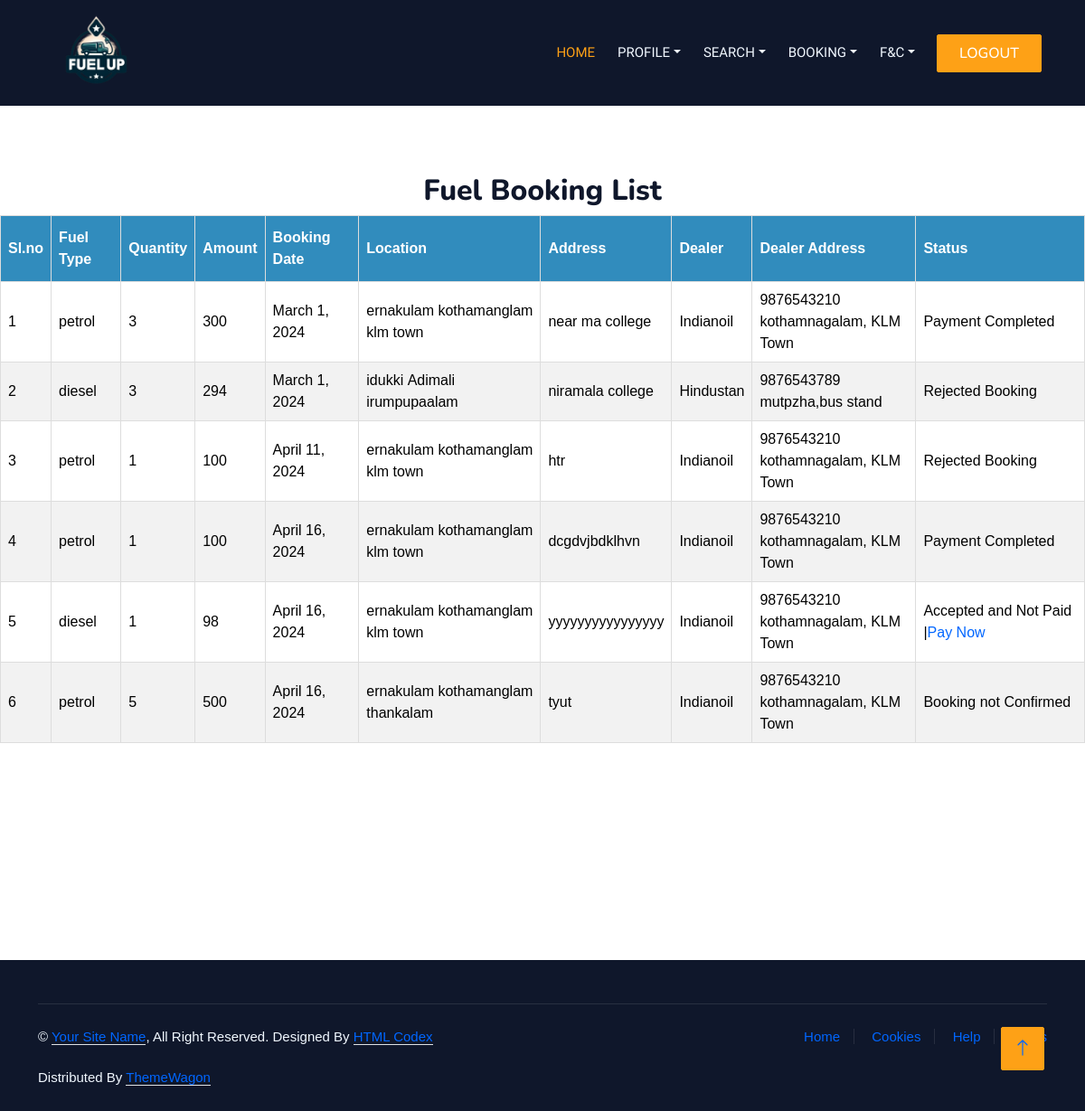
Screenshot of /User/MyFuelbooking/ (signed in) with the database file from the repository.
### User/models.py (models this page shows)
class tbl_fuelbooking(models.Model):
    fbooking_date=models.DateField(auto_now_add=True)
    fbooking_status=models.CharField(default=0,max_length=5)
    fbooking_amount=models.IntegerField(max_length=50,default=0)
    fueltype=models.ForeignKey(tbl_fueltype,on_delete=models.CASCADE)
    location=models.ForeignKey(tbl_location,on_delete=models.CASCADE)
    fbooking_address=models.CharField(max_length=100)
    user=models.ForeignKey(tbl_user,on_delete=models.CASCADE)
    dealer=models.ForeignKey(tbl_dealer,on_delete=models.CASCADE)
    payment_status=models.CharField(default=0,max_length=10)
    fbooking_qty=models.IntegerField(max_length=50,default=0)

### Admin/models.py (models this page shows)
class tbl_fueltype(models.Model):
    fueltype_name=models.CharField(max_length=20)

class tbl_location(models.Model):
    location_name=models.CharField(max_length=20)
    place=models.ForeignKey(tbl_place,on_delete=models.CASCADE)

class tbl_place(models.Model):
    place_name=models.CharField(max_length=20)
    district=models.ForeignKey(tbl_district,on_delete=models.CASCADE)

class tbl_district(models.Model):
    district_name=models.CharField(max_length=20)

### Guest/models.py (models this page shows)
class tbl_dealer(models.Model):
    dealer_name=models.CharField(max_length=20)
    dealer_email=models.CharField(max_length=30)
    dealer_contact=models.CharField(max_length=15)
    dealer_address=models.CharField(max_length=50)
    dealer_password=models.CharField(max_length=20)
    dealer_photo=models.FileField(upload_to='DealerDoc/')
    dealer_proof=models.FileField(upload_to='DealerDoc/')
    place=models.ForeignKey(tbl_place,on_delete=models.CASCADE)
    dealer_vstatus=models.CharField(max_length=5,default=0)

### User/views.py (the view)
# urls.py: path('MyFuelbooking/',views.MyFuelbooking,name="MyFuelbooking"),
def MyFuelbooking(request):
    user=tbl_user.objects.get(id=request.session["userid"])
    bookings=tbl_fuelbooking.objects.filter(user=user)
    return render(request,"User/ViewMyFuelBooking.html",{"fuelbookings":bookings})

### User/Templates/User/ViewMyFuelBooking.html (shortened to what this page needs)
{% extends 'User/header.html' %}
{% load static %}
{% block content %}
<br><br><br><br><br><br><br><br>
<!DOCTYPE html>
<html>
<head>
</head>
<body>
    <div id="tab">
<h2 align="center">Fuel Booking List</h2>
<table border="1" align="center">
    <thead>
        <tr>
            <th>Sl.no</th>
            <th>Fuel Type</th>
            <th>Quantity</th>
            <th>Amount</th>
            <th>Booking Date</th>
            <th>Location</th>
            <th>Address</th>
            <th>Dealer</th>
            <th>Dealer Address</th>
            <th>Status</th>
        </tr>
    </thead>
    <tbody>
        {% for booking in fuelbookings %}
        <tr>
            <td>{{forloop.counter}}</td>
            <td>{{ booking.fueltype.fueltype_name }}</td>
            <td>{{ booking.fbooking_qty }}</td>
            <td>{{ booking.fbooking_amount }}</td>
            <td>{{ booking.fbooking_date }}</td>
            <td>{{booking.location.place.district.district_name}}&nbsp;{{booking.location.place.place_name }}
                <br>{{booking.location.location_name}} </td>
            <td>{{ booking.fbooking_address }}</td>
            <td>{{ booking.dealer.dealer_name }}</td>
            <td>{{ booking.dealer.dealer_contact }}<br>
                {{ booking.dealer.dealer_address }}</td>
            <td>{% if booking.fbooking_status == '0' and booking.payment_status == '0' %}
                Booking not Confirmed</a>
                {% elif booking.fbooking_status == '1' and booking.payment_status == '0' %}
                Accepted and Not Paid |<a href="{% url 'webuser:Fuelpay' booking.id  %}">Pay Now</a>
                {% elif booking.fbooking_status == '1' and booking.payment_status == '1' %}
                Payment Completed
                {% else %}
                Rejected Booking
                {% endif %}</td>
        </tr>
        {% endfor %}
    </tbody>
</table>
</body>
</html>
<br><br><br><br><br><br><br><br>
{% endblock content %}

### Guest/static/login/css/style.css (style rules this page uses)
:root { --primary: #FEA116; --light: #F1F8FF; --dark: #0F172B; }

### Guest/static/form.css (style rules this page uses)
#tab { font-family: "Trebuchet MS", Arial, Helvetica, sans-serif; border-collapse: collapse; width: 100%; }
#tab td, #tab th { border: 1px solid #ddd; padding: 8px; color: #000; }
#tab a { color:#06F; }
#tab tr:nth-child(even) { background-color: #f2f2f2; }
#tab th { padding-top: 12px; padding-bottom: 12px; text-align: left; background-color: #318CBD; color: white; }

### rows the page displays
tbl_fuelbooking: fueltype.fueltype_name "petrol", fbooking_qty "3", fbooking_amount "300", fbooking_date "March 1, 2024", location.place.district.district_name "ernakulam", location.place.place_name "kothamanglam", location.location_name "klm town", fbooking_address "near ma college", dealer.dealer_name "Indianoil", dealer.dealer_contact "9876543210", dealer.dealer_address "kothamnagalam, KLM Town", fbooking_status "Payment Completed"
tbl_fuelbooking: fueltype.fueltype_name "diesel", fbooking_qty "3", fbooking_amount "294", fbooking_date "March 1, 2024", location.place.district.district_name "idukki", location.place.place_name "Adimali", location.location_name "irumpupaalam", fbooking_address "niramala college", dealer.dealer_name "Hindustan", dealer.dealer_contact "9876543789", dealer.dealer_address "mutpzha,bus stand", fbooking_status "Rejected Booking"
tbl_fuelbooking: fueltype.fueltype_name "petrol", fbooking_qty "1", fbooking_amount "100", fbooking_date "April 11, 2024", location.place.district.district_name "ernakulam", location.place.place_name "kothamanglam", location.location_name "klm town", fbooking_address "htr", dealer.dealer_name "Indianoil", dealer.dealer_contact "9876543210", dealer.dealer_address "kothamnagalam, KLM Town", fbooking_status "Rejected Booking"
tbl_fuelbooking: fueltype.fueltype_name "petrol", fbooking_qty "1", fbooking_amount "100", fbooking_date "April 16, 2024", location.place.district.district_name "ernakulam", location.place.place_name "kothamanglam", location.location_name "klm town", fbooking_address "dcgdvjbdklhvn", dealer.dealer_name "Indianoil", dealer.dealer_contact "9876543210", dealer.dealer_address "kothamnagalam, KLM Town", fbooking_status "Payment Completed"
tbl_fuelbooking: fueltype.fueltype_name "diesel", fbooking_qty "1", fbooking_amount "98", fbooking_date "April 16, 2024", location.place.district.district_name "ernakulam", location.place.place_name "kothamanglam", location.location_name "klm town", fbooking_address "yyyyyyyyyyyyyyyy", dealer.dealer_name "Indianoil", dealer.dealer_contact "9876543210", dealer.dealer_address "kothamnagalam, KLM Town", fbooking_status "Accepted and Not Paid |"
tbl_fuelbooking: fueltype.fueltype_name "petrol", fbooking_qty "5", fbooking_amount "500", fbooking_date "April 16, 2024", location.place.district.district_name "ernakulam", location.place.place_name "kothamanglam", location.location_name "thankalam", fbooking_address "tyut", dealer.dealer_name "Indianoil", dealer.dealer_contact "9876543210", dealer.dealer_address "kothamnagalam, KLM Town", fbooking_status "Booking not Confirmed"
